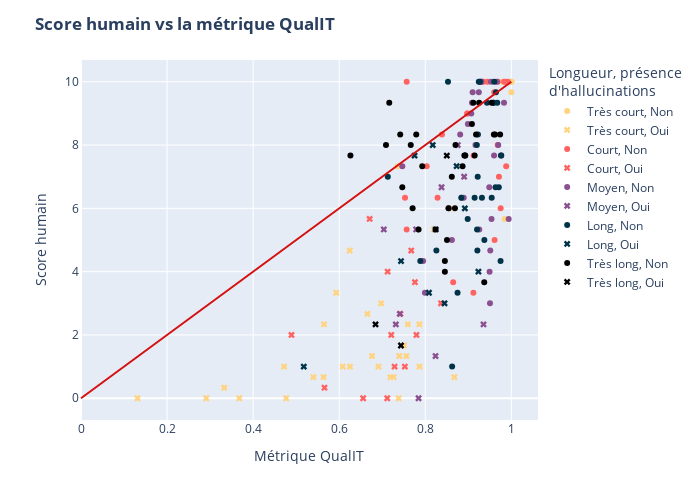
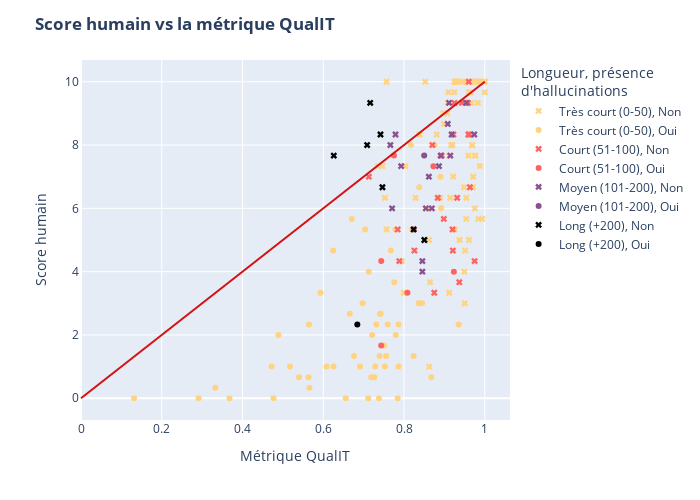

These figures' notebook cell, in order:
### Code cell
# Version avec les bins équilibrées
fig1 = px.scatter(
    df, x="C", y="score_humain", color="contrib_tokens_bins", 
    color_discrete_sequence=["#ffd380", "#ff6361", "#8a508f", "#003348", "#000000"],
    category_orders={
        "contrib_tokens_bins": ["Très court", "Court", "Moyen", "Long", "Très long"]
    }, 
    symbol="pres_hallu", symbol_map={"Oui":"x", "Non":"circle"},
)
fig1.add_shape(       # Ajout de la ligne x = y pour référence
    type="line", x0=0, x1=1, y0=0, y1=10, xref="x", yref="y",
    line=dict(color="#d41010")
)
fig1.update_layout(
    title={"text": "<b>Score humain vs la métrique QualIT</b>"},
    xaxis_title="Métrique QualIT", yaxis_title="Score humain", 
    legend_title="Longueur, présence <br>d'hallucinations",
    width=700, height=500
)
fig1.update_traces(
    hovertemplate =
        "Métrique QualIT = %{x}<br>" \
        "Score humain = %{y}<extra></extra>"
)
# Version avec les bins fixes
fig2 = px.scatter(
    df, x="C", y="score_humain", color="contrib_tokens_bins_fixe", 
    color_discrete_sequence=["#ffd380", "#ff6361", "#8a508f", "#000000"],
    category_orders={
        "contrib_tokens_bins_fixe": ["Très court (0-50)", "Court (51-100)", "Moyen (101-200)", "Long (+200)"]
    },
    symbol="pres_hallu", symbol_map={"Oui":"circle", "Non":"x"},
)
fig2.add_shape(       # Ajout de la ligne x = y pour référence
    type="line", x0=0, x1=1, y0=0, y1=10, xref="x", yref="y",
    line=dict(color="#d41010")
)
fig2.update_layout(
    title={"text": "<b>Score humain vs la métrique QualIT</b>"},
    xaxis_title="Métrique QualIT", yaxis_title="Score humain", 
    legend_title="Longueur, présence <br>d'hallucinations",
    width=700, height=500
)
fig2.update_traces(
    hovertemplate =
        "Métrique QualIT = %{x}<br>" \
        "Score humain = %{y}<extra></extra>"
)

# Affichage des figures
fig1.show()
fig2.show()

### Figure 1 — Plotly figure (JSON) as saved in the notebook; plotly's stock layout.template omitted (floating-point values rounded to 4 significant figures)
{"data": [{"hovertemplate": "Métrique QualIT = %{x}<br>Score humain = %{y}<extra></extra>", "legendgroup": "Très court, Non", "marker": {"color": "#ffd380", "symbol": "circle"}, "mode": "markers", "name": "Très court, Non", "orientation": "v", "showlegend": true, "type": "scatter", "x": [0.9844, 0.9794, 1.0, 1, 1, 0.7355, 1.0], "xaxis": "x", "y": [5.667, 10, 10, 10, 10, 7.333, 9.667], "yaxis": "y"}, {"hovertemplate": "Métrique QualIT = %{x}<br>Score humain = %{y}<extra></extra>", "legendgroup": "Très court, Oui", "marker": {"color": "#ffd380", "symbol": "x"}, "mode": "markers", "name": "Très court, Oui", "orientation": "v", "showlegend": true, "type": "scatter", "x": [0.5647, 0.751, 0.472, 0.756, 0.6252, 0.7266, 0.3328, 0.6912, 0.1313, 0.2911, 0.6763, 0.7189, 0.7397, 0.82, 0.6974, 0.7865, 0.5636, 0.8626, 0.3677, 0.6082, 0.7379, 0.7595, 0.7863, 0.8675, 0.6656, 0.6246, 0.5932, 0.54, 0.4768], "xaxis": "x", "y": [2.333, 1.667, 1, 1.333, 1, 0.6667, 0.3333, 1, 0, 0, 1.333, 0.6667, 1.333, 5.333, 3, 1, 0.6667, 6, 0, 1, 0, 2.333, 2.333, 0.6667, 2.667, 4.667, 3.333, 0.6667, 0], "yaxis": "y"}, {"hovertemplate": "Métrique QualIT = %{x}<br>Score humain = %{y}<extra></extra>", "legendgroup": "Court, Non", "marker": {"color": "#ff6361", "symbol": "circle"}, "mode": "markers", "name": "Court, Non", "orientation": "v", "showlegend": true, "type": "scatter", "x": [0.9862, 0.9445, 0.9602, 0.9684, 0.9323, 0.9711, 0.988, 0.9752, 0.8972, 0.8286, 0.7529, 0.8033, 0.961, 0.8387, 0.983, 0.9918, 0.8982, 0.9684, 0.7567, 0.7567, 0.8648, 0.9124, 0.935, 0.9118], "xaxis": "x", "y": [10, 10, 9.667, 8, 10, 7, 7.333, 6, 9, 6.333, 6.333, 7.333, 5, 8.333, 10, 10, 9, 10, 10, 5.333, 3.667, 7.667, 10, 3.333], "yaxis": "y"}, {"hovertemplate": "Métrique QualIT = %{x}<br>Score humain = %{y}<extra></extra>", "legendgroup": "Court, Oui", "marker": {"color": "#ff6361", "symbol": "x"}, "mode": "markers", "name": "Court, Oui", "orientation": "v", "showlegend": true, "type": "scatter", "x": [0.4891, 0.5658, 0.6707, 0.8366, 0.7795, 0.7526, 0.7286, 0.7116, 0.7674, 0.721, 0.6556, 0.7421, 0.7125, 0.776], "xaxis": "x", "y": [2, 0.3333, 5.667, 3, 2, 1, 1, 0, 4.667, 2, 0, 2.667, 4, 3.667], "yaxis": "y"}, {"hovertemplate": "Métrique QualIT = %{x}<br>Score humain = %{y}<extra></extra>", "legendgroup": "Moyen, Non", "marker": {"color": "#8a508f", "symbol": "circle"}, "mode": "markers", "name": "Moyen, Non", "orientation": "v", "showlegend": true, "type": "scatter", "x": [0.7466, 0.9598, 0.9539, 0.9494, 0.9666, 0.9528, 0.854, 0.9255, 0.983, 0.9511, 0.9278, 0.9504, 0.8892, 0.899, 0.9695, 0.9166, 0.9085, 0.9938, 0.9487, 0.9069, 0.7993, 0.9303, 0.8618, 0.9101, 0.8847, 0.9244, 0.8811, 0.7949], "xaxis": "x", "y": [7.333, 7.667, 5.667, 4, 10, 10, 6, 5.333, 9.333, 4.667, 10, 3, 6.333, 8.667, 8, 8, 9.333, 5.667, 6.667, 9, 3.333, 10, 5, 9.667, 6.333, 9.667, 8.333, 4.333], "yaxis": "y"}, {"hovertemplate": "Métrique QualIT = %{x}<br>Score humain = %{y}<extra></extra>", "legendgroup": "Moyen, Oui", "marker": {"color": "#8a508f", "symbol": "x"}, "mode": "markers", "name": "Moyen, Oui", "orientation": "v", "showlegend": true, "type": "scatter", "x": [0.8755, 0.8378, 0.9353, 0.7316, 0.7789, 0.7037, 0.7844, 0.8239, 0.8903, 0.7408], "xaxis": "x", "y": [8, 6.667, 2.333, 2.333, 5.333, 5.333, 0, 1.333, 7, 2.667], "yaxis": "y"}, {"hovertemplate": "Métrique QualIT = %{x}<br>Score humain = %{y}<extra></extra>", "legendgroup": "Long, Non", "marker": {"color": "#003348", "symbol": "circle"}, "mode": "markers", "name": "Long, Non", "orientation": "v", "showlegend": true, "type": "scatter", "x": [0.9203, 0.8624, 0.9211, 0.8929, 0.9244, 0.9223, 0.9198, 0.9633, 0.9584, 0.9759, 0.9643, 0.9766, 0.9373, 0.9749, 0.9604, 0.9434, 0.875, 0.9218, 0.8986, 0.9273, 0.9589, 0.8837, 0.9708, 0.9543, 0.7884, 0.9317, 0.8258, 0.9673, 0.8527, 0.9146, 0.7129], "xaxis": "x", "y": [5.333, 1, 4.667, 7.667, 10, 8.333, 8, 6.667, 9.333, 7.667, 9.667, 7.667, 5, 4.333, 10, 9.333, 3.333, 7, 5.667, 10, 9.333, 6.333, 6.667, 6.333, 4.333, 6.333, 4.667, 9.333, 10, 6.333, 7], "yaxis": "y"}, {"hovertemplate": "Métrique QualIT = %{x}<br>Score humain = %{y}<extra></extra>", "legendgroup": "Long, Oui", "marker": {"color": "#003348", "symbol": "x"}, "mode": "markers", "name": "Long, Oui", "orientation": "v", "showlegend": true, "type": "scatter", "x": [0.9235, 0.8173, 0.7437, 0.892, 0.5177, 0.8728, 0.8448, 0.7751, 0.8242, 0.8086], "xaxis": "x", "y": [4, 8, 4.333, 6, 1, 7.333, 3, 7.667, 5.333, 3.333], "yaxis": "y"}, {"hovertemplate": "Métrique QualIT = %{x}<br>Score humain = %{y}<extra></extra>", "legendgroup": "Très long, Non", "marker": {"color": "#000000", "symbol": "circle"}, "mode": "markers", "name": "Très long, Non", "orientation": "v", "showlegend": true, "type": "scatter", "x": [0.9542, 0.9251, 0.8908, 0.9084, 0.793, 0.8505, 0.8239, 0.779, 0.937, 0.7163, 0.7418, 0.8689, 0.9147, 0.8928, 0.9739, 0.8542, 0.7087, 0.8702, 0.9594, 0.8455, 0.9116, 0.918, 0.9622, 0.8866, 0.8455, 0.6261, 0.7706, 0.7466, 0.7662, 0.8616, 0.7844], "xaxis": "x", "y": [9.333, 9.333, 7.667, 8.667, 7.333, 5, 5.333, 8.333, 3.667, 9.333, 8.333, 6, 7.667, 7.667, 8.333, 6, 8, 8, 8.333, 4.333, 9.333, 8.333, 8.333, 7.333, 4, 7.667, 6, 6.667, 8, 7, 5.333], "yaxis": "y"}, {"hovertemplate": "Métrique QualIT = %{x}<br>Score humain = %{y}<extra></extra>", "legendgroup": "Très long, Oui", "marker": {"color": "#000000", "symbol": "x"}, "mode": "markers", "name": "Très long, Oui", "orientation": "v", "showlegend": true, "type": "scatter", "x": [0.85, 0.7435, 0.6844], "xaxis": "x", "y": [7.667, 1.667, 2.333], "yaxis": "y"}], "layout": {"height": 500, "legend": {"title": {"text": "Longueur, présence <br>d'hallucinations"}, "tracegroupgap": 0}, "margin": {"t": 60}, "shapes": [{"line": {"color": "#d41010"}, "type": "line", "x0": 0, "x1": 1, "xref": "x", "y0": 0, "y1": 10, "yref": "y"}], "title": {"text": "<b>Score humain vs la métrique QualIT</b>"}, "width": 700, "xaxis": {"anchor": "y", "domain": [0, 1], "title": {"text": "Métrique QualIT"}}, "yaxis": {"anchor": "x", "domain": [0, 1], "title": {"text": "Score humain"}}}}

### Figure 2 — Plotly figure (JSON) as saved in the notebook; plotly's stock layout.template omitted (floating-point values rounded to 4 significant figures)
{"data": [{"hovertemplate": "Métrique QualIT = %{x}<br>Score humain = %{y}<extra></extra>", "legendgroup": "Très court (0-50), Non", "marker": {"color": "#ffd380", "symbol": "x"}, "mode": "markers", "name": "Très court (0-50), Non", "orientation": "v", "showlegend": true, "type": "scatter", "x": [0.9844, 0.9862, 0.8624, 0.9794, 0.7466, 0.9598, 0.9445, 0.9244, 1.0, 0.9539, 0.9494, 0.9666, 0.9602, 0.9684, 0.9528, 0.854, 0.9198, 0.9323, 0.9255, 0.983, 0.9711, 0.9511, 0.9278, 0.9504, 0.988, 0.9752, 0.9759, 0.9643, 0.8972, 0.9766, 0.8286, 0.9373, 0.7529, 0.8892, 0.899, 0.8033, 0.961, 0.9695, 0.8387, 0.9166, 0.9085, 0.9938, 0.9487, 1, 0.983, 0.9918, 0.8982, 0.9069, 0.9218, 0.7993, 1, 0.9684, 0.9303, 0.9273, 0.7567, 0.7567, 0.7355, 0.8648, 1.0, 0.9589, 0.9124, 0.935, 0.8618, 0.9101, 0.8847, 0.9244, 0.9708, 0.9543, 0.9118, 0.8811, 0.7949, 0.9673, 0.8527, 0.9146], "xaxis": "x", "y": [5.667, 10, 1, 10, 7.333, 7.667, 10, 10, 10, 5.667, 4, 10, 9.667, 8, 10, 6, 8, 10, 5.333, 9.333, 7, 4.667, 10, 3, 7.333, 6, 7.667, 9.667, 9, 7.667, 6.333, 5, 6.333, 6.333, 8.667, 7.333, 5, 8, 8.333, 8, 9.333, 5.667, 6.667, 10, 10, 10, 9, 9, 7, 3.333, 10, 10, 10, 10, 10, 5.333, 7.333, 3.667, 9.667, 9.333, 7.667, 10, 5, 9.667, 6.333, 9.667, 6.667, 6.333, 3.333, 8.333, 4.333, 9.333, 10, 6.333], "yaxis": "y"}, {"hovertemplate": "Métrique QualIT = %{x}<br>Score humain = %{y}<extra></extra>", "legendgroup": "Très court (0-50), Oui", "marker": {"color": "#ffd380", "symbol": "circle"}, "mode": "markers", "name": "Très court (0-50), Oui", "orientation": "v", "showlegend": true, "type": "scatter", "x": [0.8755, 0.4891, 0.5647, 0.751, 0.8378, 0.472, 0.756, 0.6252, 0.7266, 0.3328, 0.9353, 0.6912, 0.5658, 0.1313, 0.6707, 0.2911, 0.8366, 0.7316, 0.8173, 0.6763, 0.7189, 0.7397, 0.7795, 0.7789, 0.82, 0.6974, 0.892, 0.7865, 0.7526, 0.5636, 0.8626, 0.7037, 0.5177, 0.7286, 0.3677, 0.7116, 0.7844, 0.6082, 0.8239, 0.7379, 0.7674, 0.8903, 0.721, 0.7595, 0.6556, 0.7863, 0.8675, 0.7421, 0.6656, 0.8448, 0.6246, 0.5932, 0.54, 0.7125, 0.4768, 0.7408, 0.776], "xaxis": "x", "y": [8, 2, 2.333, 1.667, 6.667, 1, 1.333, 1, 0.6667, 0.3333, 2.333, 1, 0.3333, 0, 5.667, 0, 3, 2.333, 8, 1.333, 0.6667, 1.333, 2, 5.333, 5.333, 3, 6, 1, 1, 0.6667, 6, 5.333, 1, 1, 0, 0, 0, 1, 1.333, 0, 4.667, 7, 2, 2.333, 0, 2.333, 0.6667, 2.667, 2.667, 3, 4.667, 3.333, 0.6667, 4, 0, 2.667, 3.667], "yaxis": "y"}, {"hovertemplate": "Métrique QualIT = %{x}<br>Score humain = %{y}<extra></extra>", "legendgroup": "Court (51-100), Non", "marker": {"color": "#ff6361", "symbol": "x"}, "mode": "markers", "name": "Court (51-100), Non", "orientation": "v", "showlegend": true, "type": "scatter", "x": [0.9203, 0.9251, 0.9211, 0.8929, 0.9223, 0.9633, 0.937, 0.9584, 0.9749, 0.8928, 0.9604, 0.9434, 0.875, 0.8702, 0.9594, 0.8986, 0.9622, 0.8837, 0.7884, 0.9317, 0.8258, 0.7844, 0.7129], "xaxis": "x", "y": [5.333, 9.333, 4.667, 7.667, 8.333, 6.667, 3.667, 9.333, 4.333, 7.667, 10, 9.333, 3.333, 8, 8.333, 5.667, 8.333, 6.333, 4.333, 6.333, 4.667, 5.333, 7], "yaxis": "y"}, {"hovertemplate": "Métrique QualIT = %{x}<br>Score humain = %{y}<extra></extra>", "legendgroup": "Court (51-100), Oui", "marker": {"color": "#ff6361", "symbol": "circle"}, "mode": "markers", "name": "Court (51-100), Oui", "orientation": "v", "showlegend": true, "type": "scatter", "x": [0.9235, 0.7437, 0.8728, 0.7435, 0.7751, 0.8242, 0.8086], "xaxis": "x", "y": [4, 4.333, 7.333, 1.667, 7.667, 5.333, 3.333], "yaxis": "y"}, {"hovertemplate": "Métrique QualIT = %{x}<br>Score humain = %{y}<extra></extra>", "legendgroup": "Moyen (101-200), Non", "marker": {"color": "#8a508f", "symbol": "x"}, "mode": "markers", "name": "Moyen (101-200), Non", "orientation": "v", "showlegend": true, "type": "scatter", "x": [0.9542, 0.8908, 0.9084, 0.793, 0.779, 0.8689, 0.9147, 0.9739, 0.8542, 0.8455, 0.9116, 0.918, 0.8866, 0.8455, 0.7706, 0.7662, 0.8616], "xaxis": "x", "y": [9.333, 7.667, 8.667, 7.333, 8.333, 6, 7.667, 8.333, 6, 4.333, 9.333, 8.333, 7.333, 4, 6, 8, 7], "yaxis": "y"}, {"hovertemplate": "Métrique QualIT = %{x}<br>Score humain = %{y}<extra></extra>", "legendgroup": "Moyen (101-200), Oui", "marker": {"color": "#8a508f", "symbol": "circle"}, "mode": "markers", "name": "Moyen (101-200), Oui", "orientation": "v", "showlegend": true, "type": "scatter", "x": [0.85], "xaxis": "x", "y": [7.667], "yaxis": "y"}, {"hovertemplate": "Métrique QualIT = %{x}<br>Score humain = %{y}<extra></extra>", "legendgroup": "Long (+200), Non", "marker": {"color": "#000000", "symbol": "x"}, "mode": "markers", "name": "Long (+200), Non", "orientation": "v", "showlegend": true, "type": "scatter", "x": [0.8505, 0.8239, 0.7163, 0.7418, 0.7087, 0.6261, 0.7466], "xaxis": "x", "y": [5, 5.333, 9.333, 8.333, 8, 7.667, 6.667], "yaxis": "y"}, {"hovertemplate": "Métrique QualIT = %{x}<br>Score humain = %{y}<extra></extra>", "legendgroup": "Long (+200), Oui", "marker": {"color": "#000000", "symbol": "circle"}, "mode": "markers", "name": "Long (+200), Oui", "orientation": "v", "showlegend": true, "type": "scatter", "x": [0.6844], "xaxis": "x", "y": [2.333], "yaxis": "y"}], "layout": {"height": 500, "legend": {"title": {"text": "Longueur, présence <br>d'hallucinations"}, "tracegroupgap": 0}, "margin": {"t": 60}, "shapes": [{"line": {"color": "#d41010"}, "type": "line", "x0": 0, "x1": 1, "xref": "x", "y0": 0, "y1": 10, "yref": "y"}], "title": {"text": "<b>Score humain vs la métrique QualIT</b>"}, "width": 700, "xaxis": {"anchor": "y", "domain": [0, 1], "title": {"text": "Métrique QualIT"}}, "yaxis": {"anchor": "x", "domain": [0, 1], "title": {"text": "Score humain"}}}}
